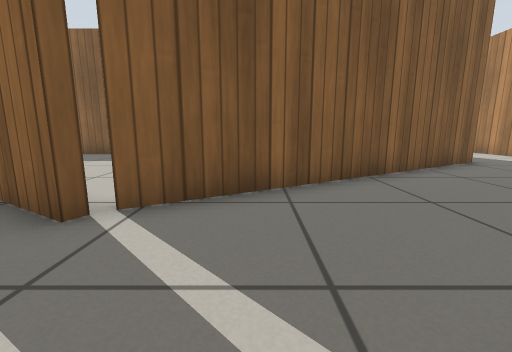
[1] (above)

19 first-person views from a walk through a robot-simulator world made for Gazebo. The camera is 0.5 m above the floor, tilts 10° down and sees 90° across. The floor is counted in squares, 0.5 m on a side. Each view is taken from the middle of a square. On the plan, view 1 faces up. The plan holds only what a view shows up to about 11 squares ahead; the rest is blank. Simple patterns stand in for the simulator's built-in surfaces.

[2]
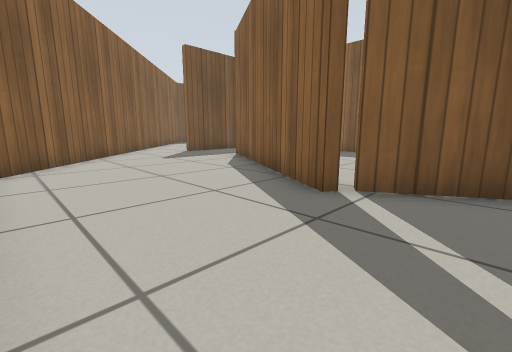

[3]
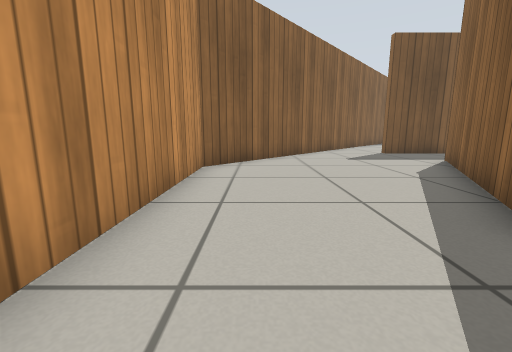

[4]
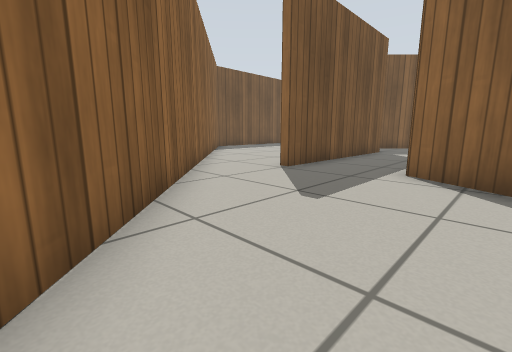

[5]
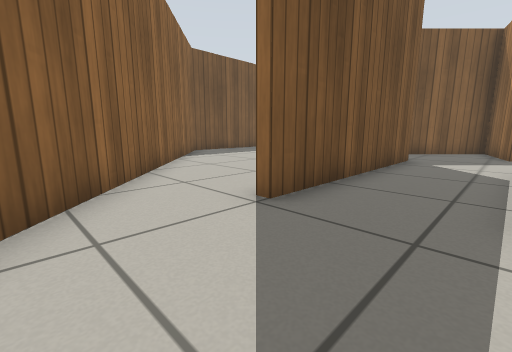

[6]
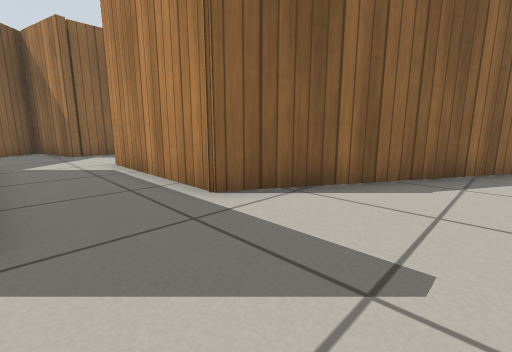

[7]
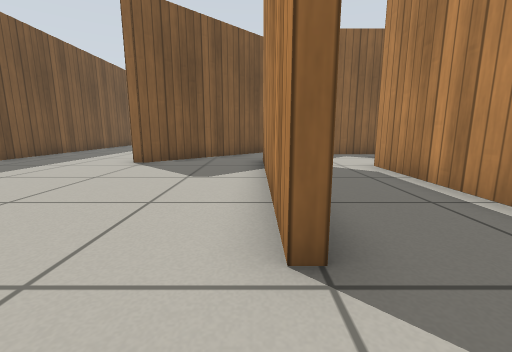

[8]
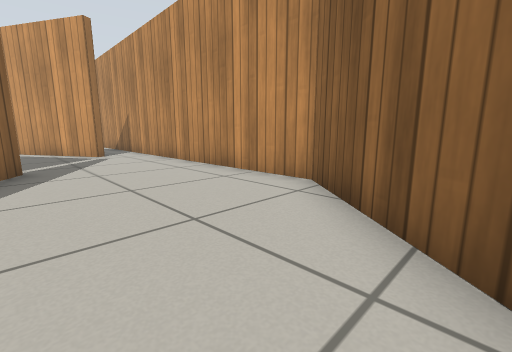

[9]
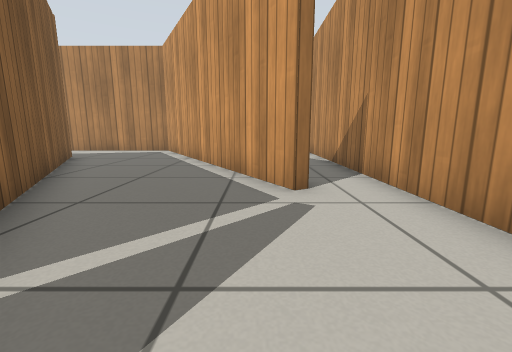

[10]
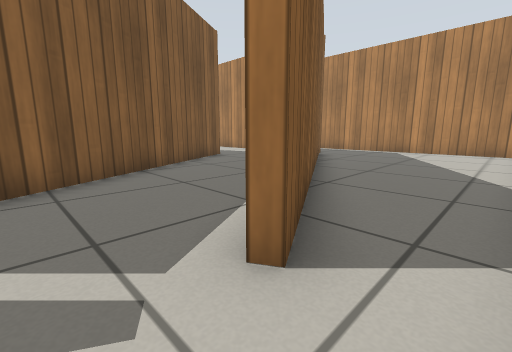

[11]
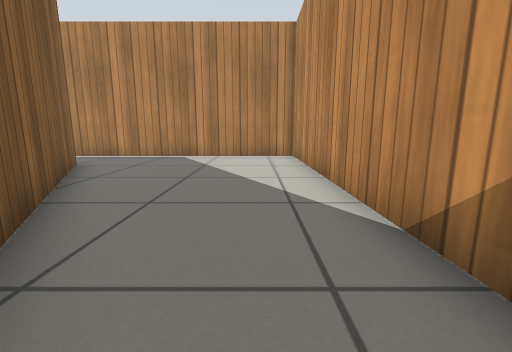

[12]
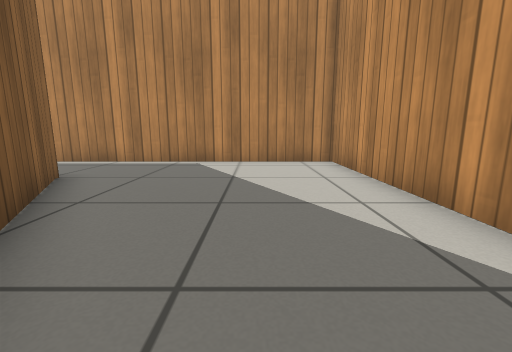

[13]
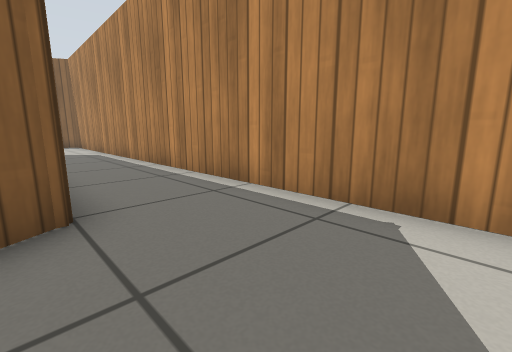

[14]
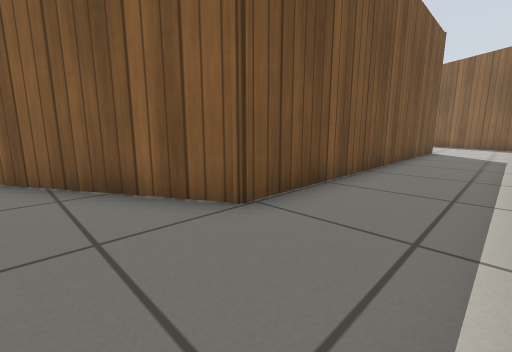

[15]
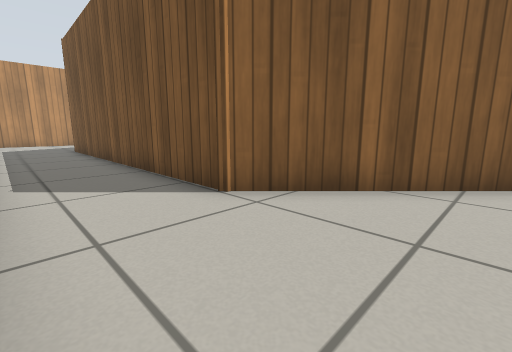

[16]
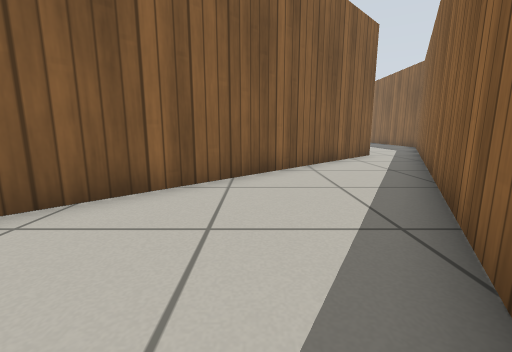

[17]
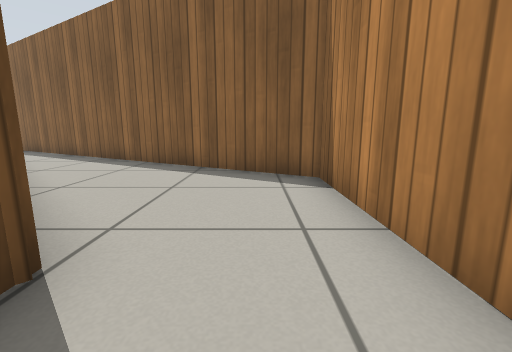

[18]
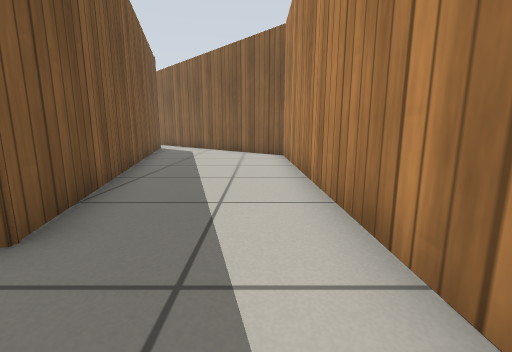

[19]
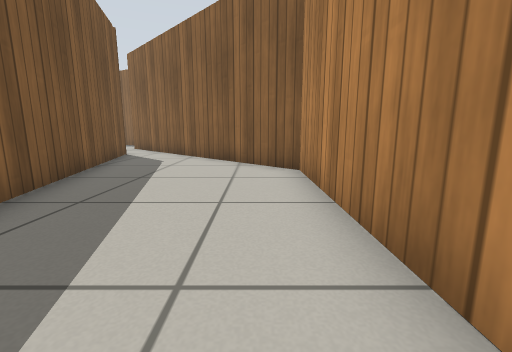

### Floor plan
Points are (right, up) in squares from view 1. A wall is a line through its corners. A room is listed if a view was taken in it or the views show most of it. See-through windows are left out.
Room 1 (views 1, 2, 3, 4, 5, 6, 7, 8, 9, 10)
walls: (-2.1, 2.7) (-8.6, 6.4) (-8.6, 11.4); (-12.7, 3.3) (-7.1, -1.5) (1.4, -1.5); (0, 4.2) (-1.9, 3.1); (-11.5, 12.9) (-11.5, 5.8) (-11.8, 5.8); (-9, 14.8) (-9.8, 17.8) (-12.7, 14.9); (-6.8, 15) (-8.8, 15)
ways out: opening at (2, -1) to room 2; opening at (0.5, 2.5) to room 4; opening at (-12, 4.5); opening at (-12, 13.5)
Room 2 (views 11, 12, 13, 14, 15, 16, 17)
walls: (1.4, -1.5) (13.4, -1.5) (13.4, 20.5) (5, 25.3); (3.9, 23.1) (10.4, 16.7) (10.4, 5.3) (1.3, 0.1)
ways out: opening at (2, -1) to room 1; opening at (5, 24)
Room 3 (views 18, 19)
walls: (10.1, 6.9) (10.1, 16.5) (5, 21.6); (3.5, 20.7) (6.9, 8.1) (5, 7); (7.2, 3.7) (8.7, 4.6)
ways out: opening at (5.5, 5.5) to room 4
Room 4 (no view inside)
walls: (5, 7) (0, 4.2); (1.2, 0.3) (7.2, 3.7)
ways out: opening at (0.5, 2.5) to room 1; opening at (5.5, 5.5) to room 3

Where each view was taken, in squares from view 1:
view 1: 0 up, 0 right, facing up
view 2: 1 down, 0 right, facing up-left
view 3: 0 up, 0 right, facing left
view 4: 0 up, 7 left, facing up-left
view 5: 3 up, 9 left, facing up-left
view 6: 3 up, 11 left, facing up-right
view 7: 4 up, 12 left, facing up
view 8: 3 up, 10 left, facing down-right
view 9: 1 up, 3 left, facing right
view 10: 1 down, 0 right, facing up-right
view 11: 0 up, 3 right, facing right
view 12: 1 up, 5 right, facing right
view 13: 2 up, 10 right, facing up-right
view 14: 3 up, 13 right, facing up-left
view 15: 20 up, 13 right, facing down-left
view 16: 20 up, 13 right, facing left
view 17: 15 up, 12 right, facing up
view 18: 6 up, 9 right, facing up
view 19: 10 up, 9 right, facing up
